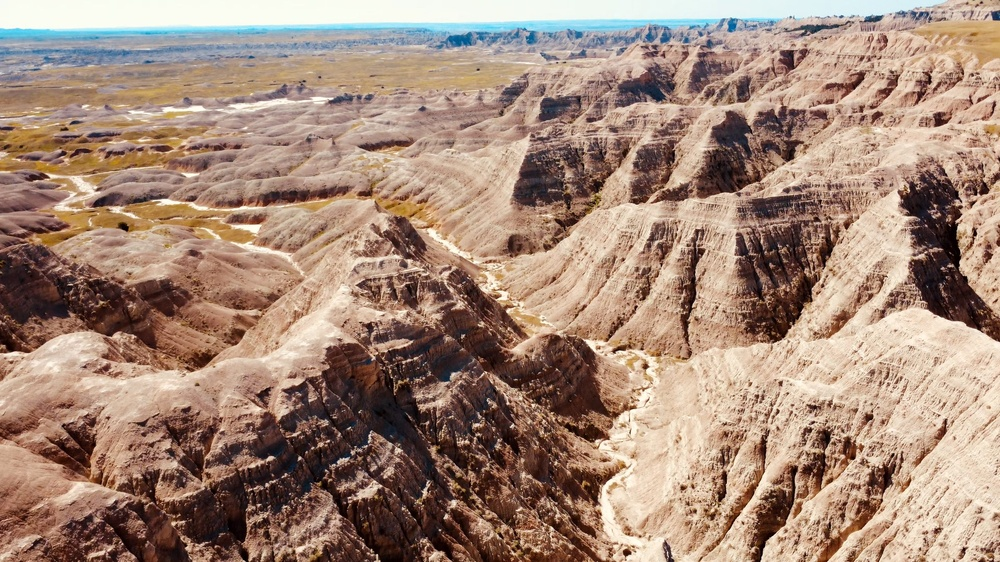
#> input picture images/badlands.jpg, 1000 x 562 px, shrunk from 2400 x 1350 before the run
$ python -i statue_fx.py   (imports and definitions only)
#> lines starting #> are read from the running program, lines starting #| are printed output that depends on the picture
#> further down, picture is the input picture: shape (562, 1000, 3); mean B, G, R 119.5, 135.9, 162.9
import cv2,numpy as np
_cl=cv2.createCLAHE(clipLimit=2.2,tileGridSize=(8,8))
def detail(bgr, lift=0.5, clahe=0.5, sharp=0.8, chroma=1.5):
#> called with lift = 0.5, clahe = 0.5, sharp = 0.8, chroma = 1.5
    lab=cv2.cvtColor(bgr,cv2.COLOR_BGR2LAB); L,A,B=cv2.split(lab); L0=L.astype(np.float32)
#> after `lab = cv2.cvtColor(bgr, cv2.COLOR_BGR2LAB)`: lab: shape (562, 1000, 3); mean of channels 0, 1, 2 147.3, 136.5, 141
#> after `L, A, B = cv2.split(lab)`:
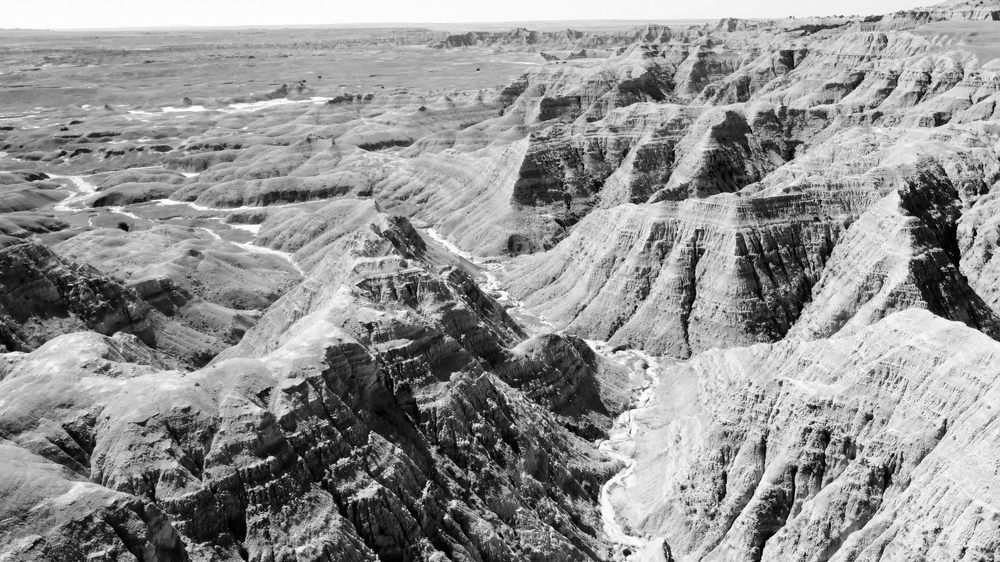
#> L: shape (562, 1000); min 0, max 255, mean 147.3
    Lf=L0/255; Lf=Lf+lift*(1-Lf)**3*Lf**0.6*2.2
    L8=np.clip(Lf*255,0,255).astype(np.uint8)
    Lm=L8.astype(np.float32)*(1-clahe)+_cl.apply(L8).astype(np.float32)*clahe
    bl=cv2.GaussianBlur(Lm,(0,0),2.5); Lm=Lm+sharp*(Lm-bl)
#> after `bl = cv2.GaussianBlur(Lm, (0, 0), 2.5)`:
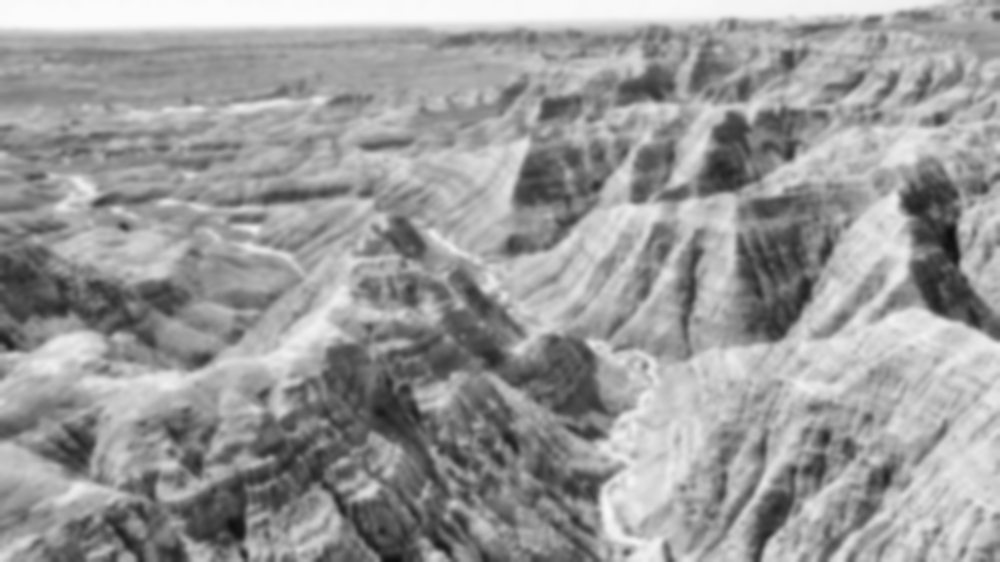
#> bl: shape (562, 1000) float32; min 14.74, max 252.1, mean 154.9
#> after `Lm = Lm + sharp * (Lm - bl)`:
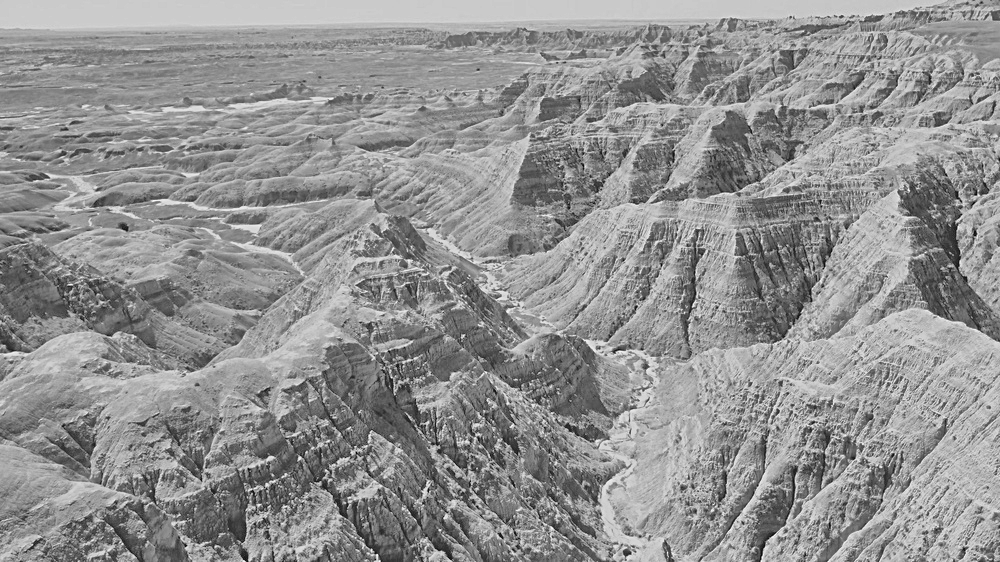
#> Lm: shape (562, 1000) float32; min -89.8, max 337.6, mean 154.9; drawn with min black and max white
    m=np.clip((0.55-L0/255)/0.25,0,1); m=cv2.GaussianBlur(m,(0,0),6)
#> after `m = np.clip((0.55 - L0 / 255) / 0.25, 0, 1)`:
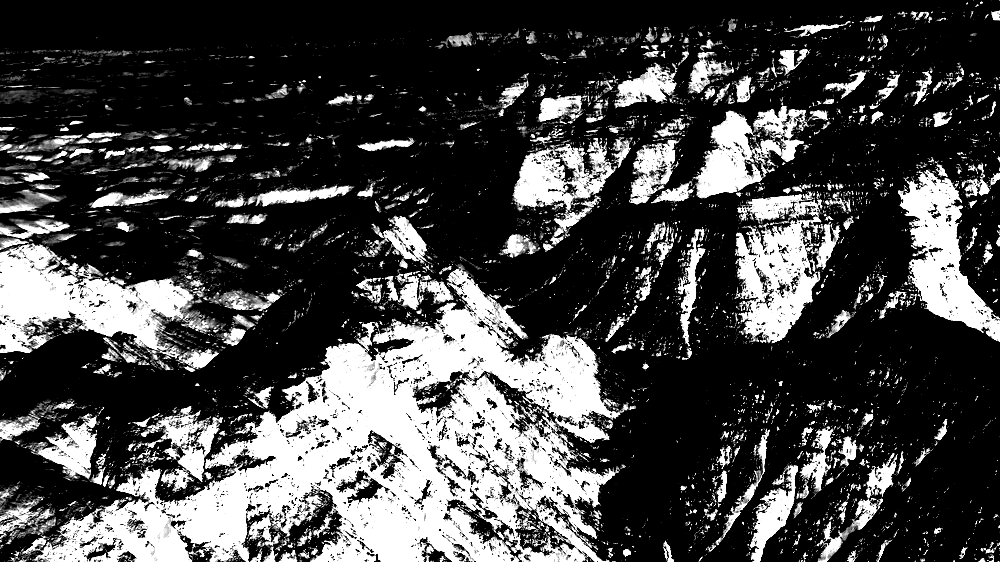
#> m: shape (562, 1000) float32; min 0, max 1, mean 0.279
#> after `m = cv2.GaussianBlur(m, (0, 0), 6)`:
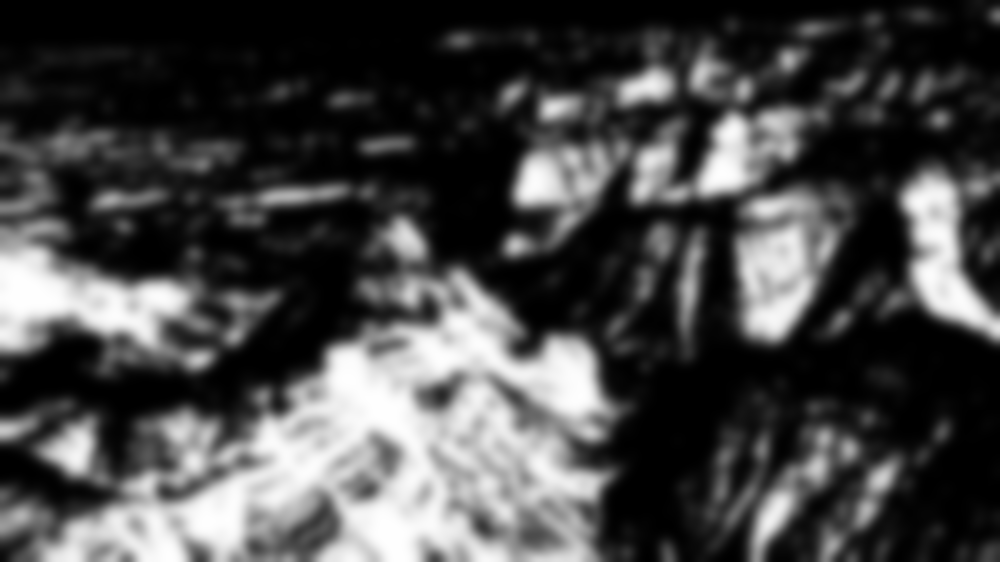
#> m: shape (562, 1000) float32; min 0, max 1, mean 0.279
    Lo=L0*(1-m)+Lm*m
    k=1+(chroma-1)*m
    A=np.clip(128+(A.astype(np.float32)-128)*k,0,255).astype(np.uint8); B=np.clip(128+(B.astype(np.float32)-128)*k,0,255).astype(np.uint8)
#> after `B = np.clip(128 + (B.astype(np.float32) - 128) * k, 0, 255).astype(np.`:
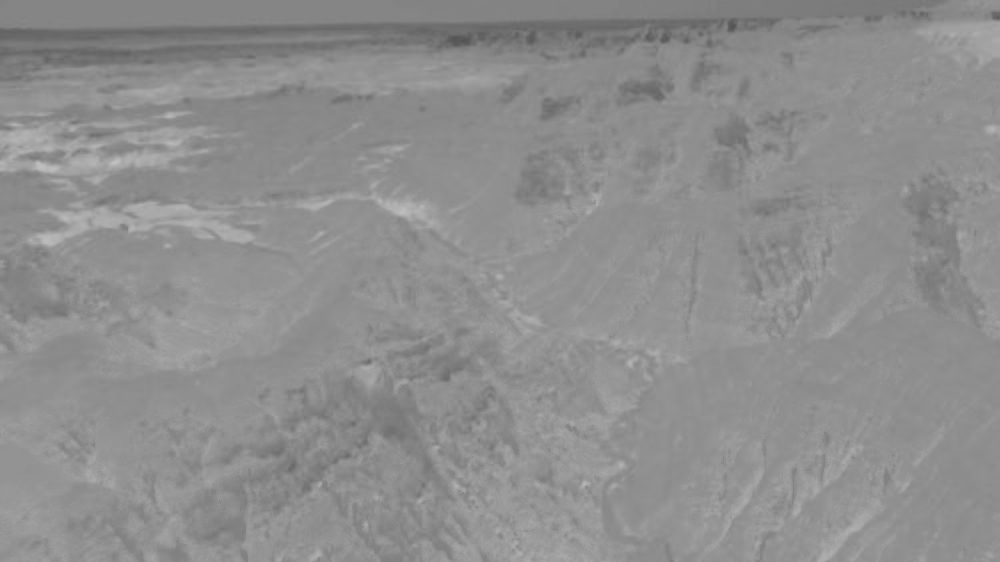
#> B: shape (562, 1000); min 83, max 192, mean 142.2
    return cv2.cvtColor(cv2.merge([np.clip(Lo,0,255).astype(np.uint8),A,B]),cv2.COLOR_LAB2BGR)
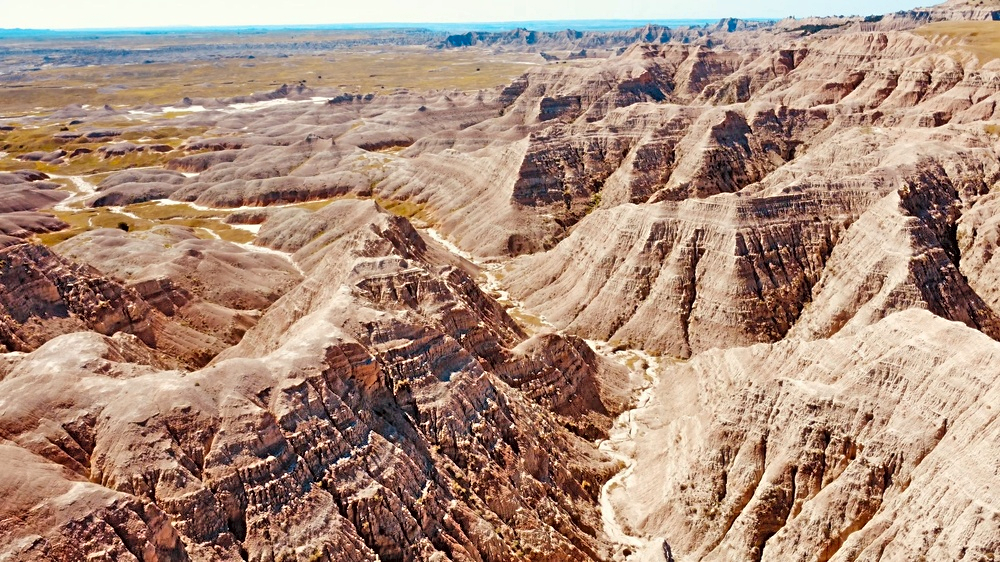
#> returned value: shape (562, 1000, 3); mean B, G, R 123.4, 140.9, 171.2

>>> import cv2
>>> picture = cv2.imread('../images/badlands.jpg')
>>> result = detail(picture)

$ run again, on images/edinburgh-castle-rock.jpg
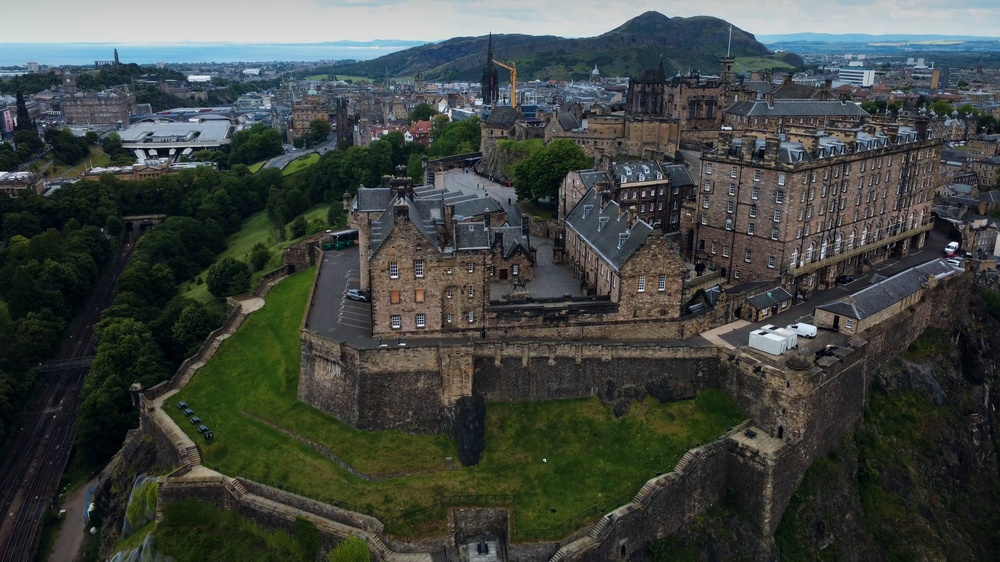
#> input picture images/edinburgh-castle-rock.jpg, 1000 x 562 px, shrunk from 2400 x 1350 before the run
#> picture is the input picture: shape (562, 1000, 3); mean B, G, R 65.5, 69.7, 64.5
#> lab: shape (562, 1000, 3); mean of channels 0, 1, 2 71.7, 125.5, 130.1
#> in detail, `m = cv2.GaussianBlur(m, (0, 0), 6)`:
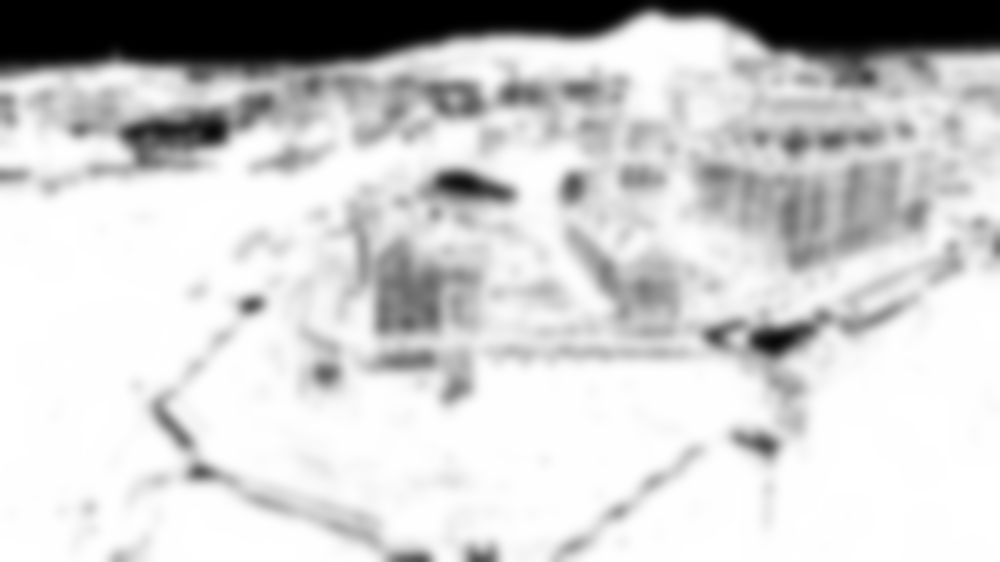
#> m: shape (562, 1000) float32; min 0, max 1, mean 0.805
#> in detail, `return cv2.cvtColor(cv2.merge([np.clip(Lo,0,255).astype(np.uint8),A,B]..`:
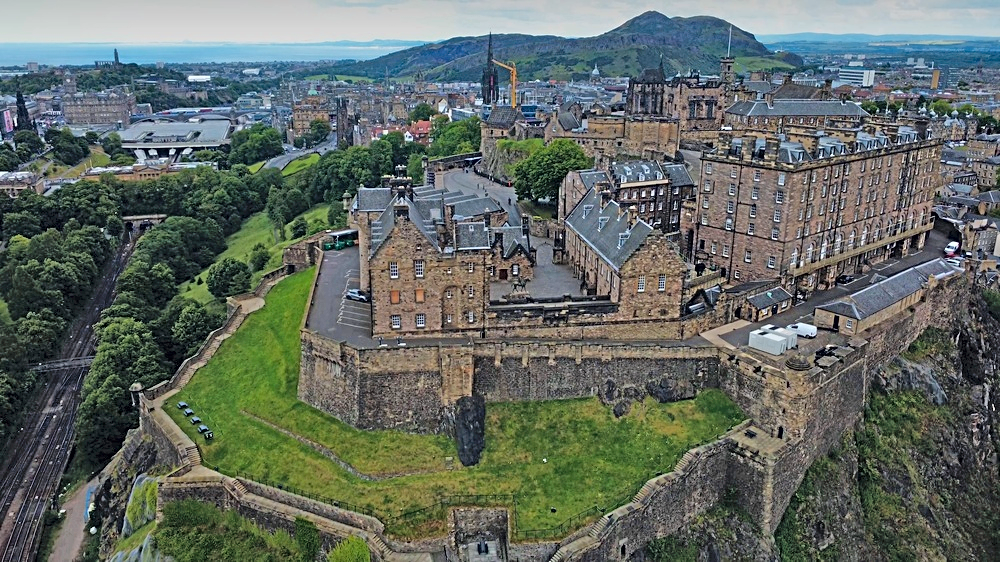
#> returned value: shape (562, 1000, 3); mean B, G, R 99.9, 107, 98.2

$ run again, on images/edinburgh-castle.jpg
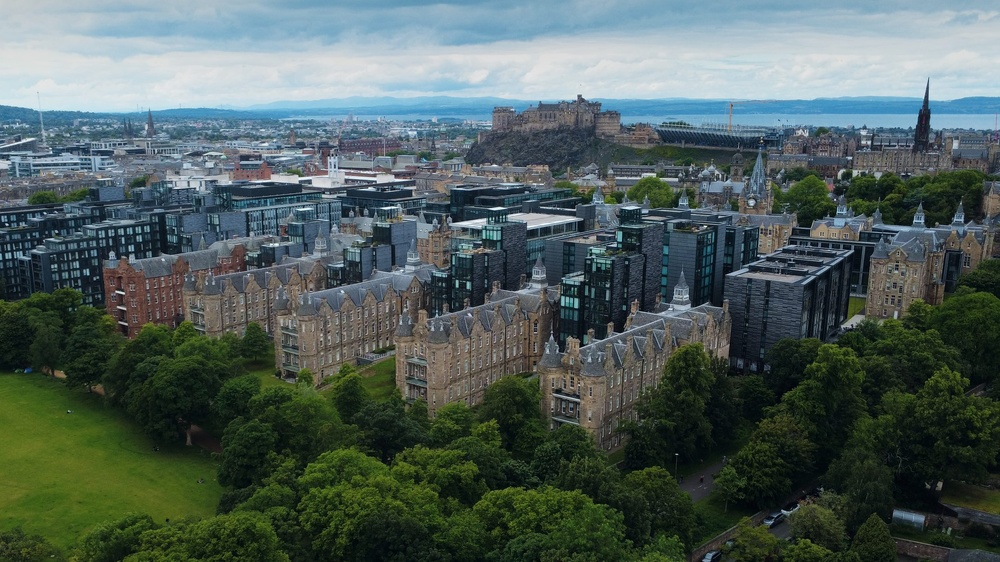
#> input picture images/edinburgh-castle.jpg, 1000 x 562 px, shrunk from 2400 x 1350 before the run
#> picture is the input picture: shape (562, 1000, 3); mean B, G, R 91.5, 95.1, 80
#> lab: shape (562, 1000, 3); mean of channels 0, 1, 2 96.3, 122.2, 128.6
#> in detail, `m = cv2.GaussianBlur(m, (0, 0), 6)`:
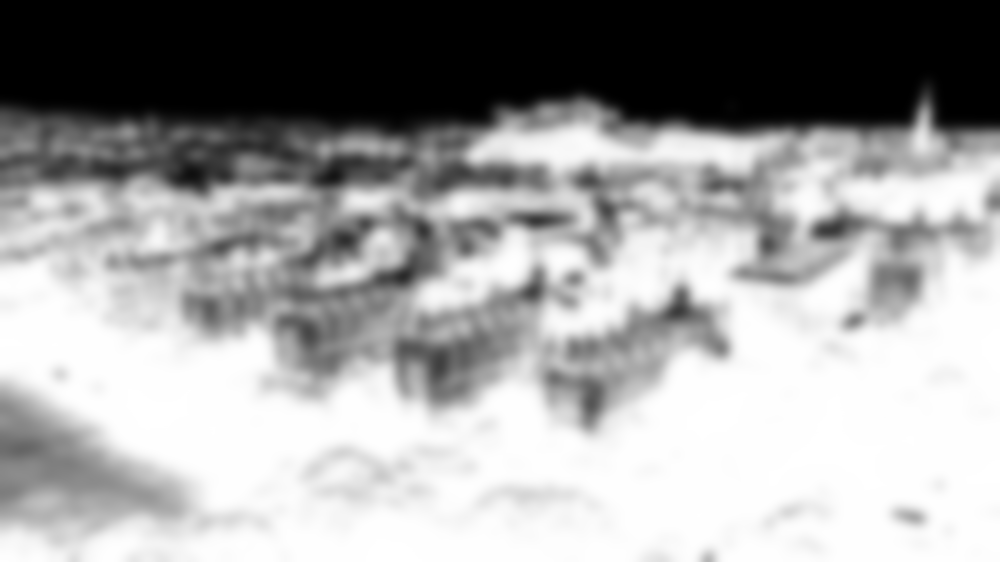
#> m: shape (562, 1000) float32; min 0, max 1, mean 0.629
#> in detail, `return cv2.cvtColor(cv2.merge([np.clip(Lo,0,255).astype(np.uint8),A,B]..`:
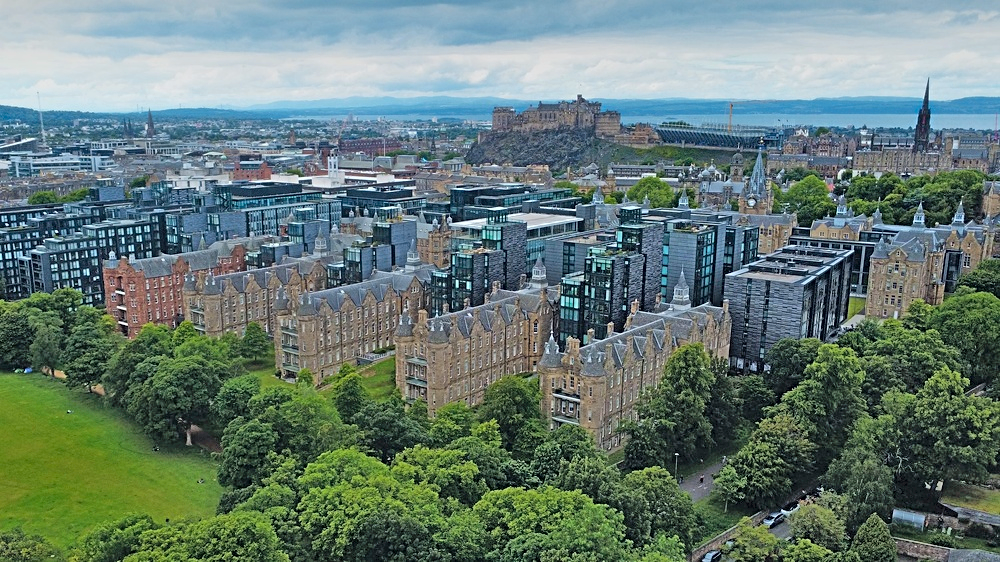
#> returned value: shape (562, 1000, 3); mean B, G, R 116.4, 123.8, 102.6

$ run again, on images/gylen-camp.jpg
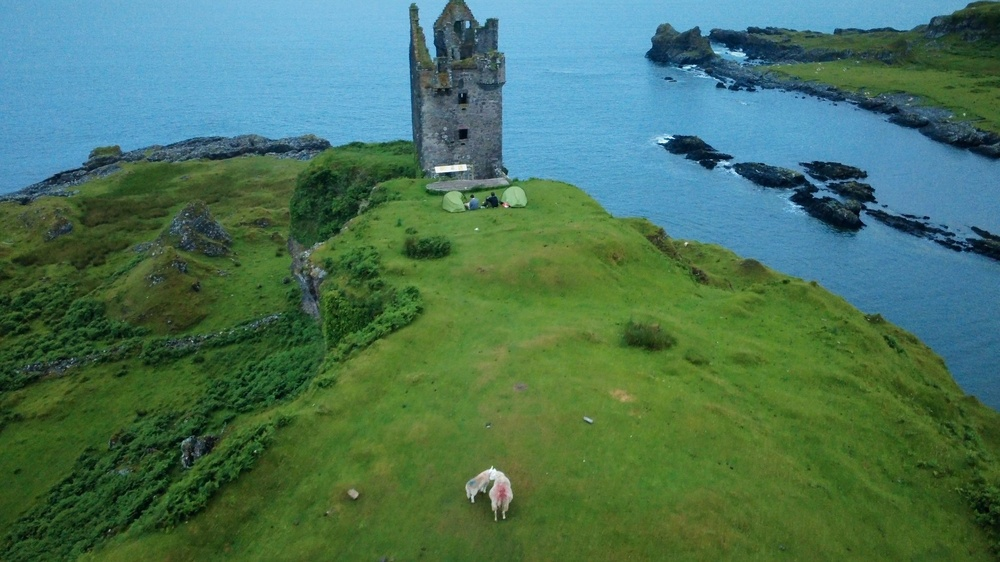
#> input picture images/gylen-camp.jpg, 1000 x 562 px, shrunk from 2400 x 1350 before the run
#> picture is the input picture: shape (562, 1000, 3); mean B, G, R 90.4, 115, 73.7
#> lab: shape (562, 1000, 3); mean of channels 0, 1, 2 114.2, 110.6, 137.6
#> in detail, `return cv2.cvtColor(cv2.merge([np.clip(Lo,0,255).astype(np.uint8),A,B]..`:
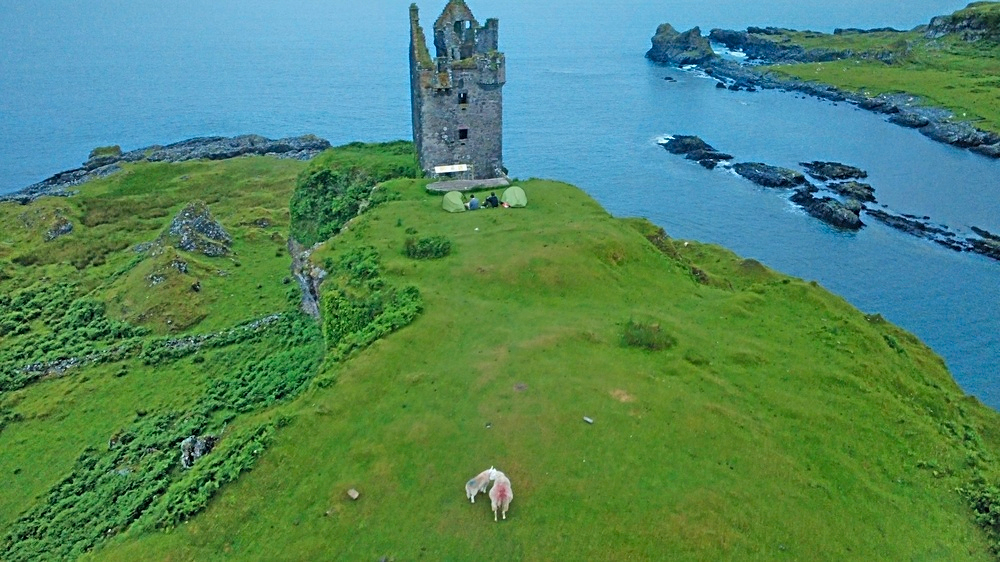
#> returned value: shape (562, 1000, 3); mean B, G, R 99.6, 134.9, 82.3
